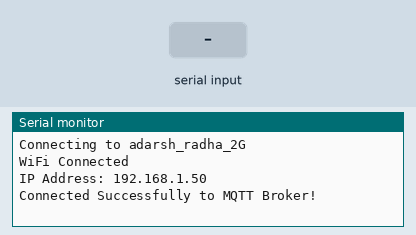
This sketch was run on a simulated ESP8266 (NodeMCU). On the bench: the last lines printed to the serial monitor. Inputs (shaded band) come from the test bench. WiFi joins after 1.5 s; servers stay silent unless stated; no MQTT or app messages arrive unless stated.

Above: at 2.7 s.
2.8 s: "1" received over Serial
At 8.5 s:
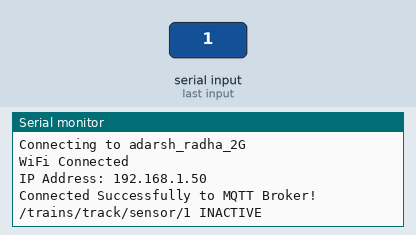
9.0 s: "0" received over Serial
At 14.4 s:
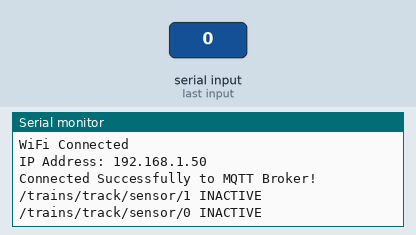
15.0 s: "2" received over Serial
At 20.2 s:
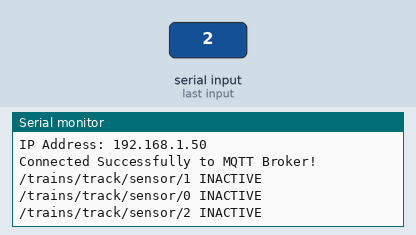

Measured:
- after the input at 2.8 s, the serial monitor: prints a new line after 4.8 s (image 1)
- after the input at 9.0 s, the serial monitor: prints a new line after 4.6 s (image 2)
- after the input at 15.0 s, the serial monitor: prints a new line after 4.6 s (image 3)

The sketch:

esp8266-sensors-mqtt-client.ino
```cpp
/*
   Adarsh Model Trains
   Developed by Adarsh kumar
   Support adarshmodeltrains@gmail.com
*/

// Enables the ESP8266 to connect to the local network (via WiFi)
#include <ESP8266WiFi.h>
// Allows us to connect to, and publish to the MQTT broker
#include <PubSubClient.h>
#include"Config.h"

String message;

// Initialise the WiFi and MQTT Client objects
WiFiClient wifiClient;

// 1883 is the listener port for the Broker
PubSubClient client(MQTT_SERVER, 1883, wifiClient);


/*
   pushing the sensor data to the mqtt for jmri
*/
void publishSensorData(String sensorNo, String state) {
  String topic = JMRI_MQTT_SENSOR_TOPIC + sensorNo;
  Serial.print(topic + " " + state);
  Serial.println();
  client.publish(topic.c_str(), state.c_str());
}


bool mqttConnect() {
  // Connect to MQTT Server and subscribe to the topic
  if (client.connect(CLIENT_ID, MQTT_USER, MQTT_PWD)) {
    client.subscribe(JMRI_MQTT_TOPIC);
    return true;
  } else {
    return false;
  }
}


void setup() {

  // Begin Serial on 115200
  Serial.begin(BROAD_RATE);

  Serial.print("Connecting to ");
  Serial.println(SS_ID);

  // Connect to the WiFi
  WiFi.begin(SS_ID, WIFI_PWD);

  // Wait until the connection has been confirmed before continuing
  while (WiFi.status() != WL_CONNECTED) {
    delay(500);
    //Serial.print(".");
  }

  // Debugging - Output the IP Address of the ESP8266
  Serial.println("WiFi Connected");
  Serial.print("IP Address: ");
  Serial.println(WiFi.localIP());

  // Connect to MQTT Broker
  if (mqttConnect()) {
    Serial.println("Connected Successfully to MQTT Broker!");
  } else {
    Serial.println("Connection Failed!");
  }
}

void loop() {
  // If the connection is lost, try to connect again
  if (!client.connected()) {
    mqttConnect();
  }
  // client.loop() just tells the MQTT client code to do what it needs to do itself (i.e. check for messages, etc.)
  client.loop();
  // Once it has done all it needs to do for this cycle, go back to checking if we are still connected.

  while (Serial.available()) {
    String message = Serial.readString();
    if (message != "") {
      String id = message.substring(0, 5); // 10000
      String val = message.substring(6, 8); // AC | IN
      if (val == ACT) {
        publishSensorData(id, ACTIVE);
      } else {
        publishSensorData(id, INACTIVE);
      }
      message = "";
    }
  }
  delay(DELAY_TIME);
}
```

Config.h
```cpp
/*
   Adarsh Model Trains
   Developed by Adarsh kumar
   Support adarshmodeltrains@gmail.com
*/

#ifndef Config_h
#define Config_h
#include "Arduino.h"

// WiFi
// Make sure to update this for your own WiFi network!
#define SS_ID "adarsh_radha_2G" // ESP8266 do not support 5G wifi connection
#define WIFI_PWD "******"
#define  MQTT_USER "adarsh"
#define  MQTT_PWD "password"

// MQTT
// find this ip using ipconfig or check in router
#define  MQTT_SERVER  "192.168.0.188"

// change the node "number/name"  based on the node default is 1 in this
#define JMRI_MQTT_TOPIC  "/trains/track/#"
#define JMRI_MQTT_SENSOR_TOPIC "/trains/track/sensor/"

// change the node "number/name"  based on the node
#define CLIENT_ID  "JMRI_NODE_ESP8266_PUBLISHING_1"

#define BROAD_RATE 115200
#define DELAY_TIME 5000
#define ACTIVE "ACTIVE"
#define INACTIVE "INACTIVE"
#define ACT "AC"

#endif
```
